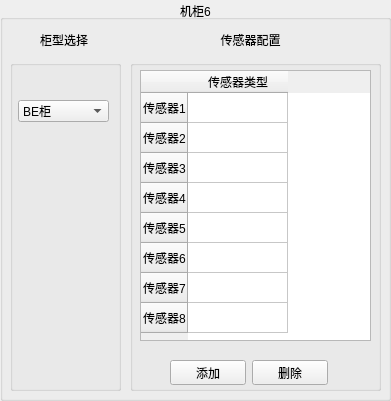
      <widget class="QGroupBox" name="groupBox_114">
       <property name="geometry">
        <rect>
         <x>410</x>
         <y>420</y>
         <width>391</width>
         <height>401</height>
        </rect>
       </property>
       <property name="title">
        <string>机柜6</string>
       </property>
       <property name="alignment">
        <set>Qt::AlignCenter</set>
       </property>
       <widget class="QGroupBox" name="groupBox_115">
        <property name="geometry">
         <rect>
          <x>710</x>
          <y>0</y>
          <width>211</width>
          <height>281</height>
         </rect>
        </property>
        <property name="title">
         <string>机柜1</string>
        </property>
       </widget>
       <widget class="QGroupBox" name="groupBox_116">
        <property name="geometry">
         <rect>
          <x>470</x>
          <y>0</y>
          <width>211</width>
          <height>281</height>
         </rect>
        </property>
        <property name="title">
         <string>机柜1</string>
        </property>
       </widget>
       <widget class="QGroupBox" name="groupBox_117">
        <property name="geometry">
         <rect>
          <x>10</x>
          <y>60</y>
          <width>111</width>
          <height>331</height>
         </rect>
        </property>
        <property name="title">
         <string/>
        </property>
        <widget class="QComboBox" name="Cabinet_comboBox_4853_master_c6">
         <property name="geometry">
          <rect>
           <x>8</x>
           <y>40</y>
           <width>91</width>
           <height>22</height>
          </rect>
         </property>
         <item>
          <property name="text">
           <string>BE柜</string>
          </property>
         </item>
         <item>
          <property name="text">
           <string>C柜</string>
          </property>
         </item>
         <item>
          <property name="text">
           <string>D柜</string>
          </property>
         </item>
         <item>
          <property name="text">
           <string>V柜</string>
          </property>
         </item>
         <item>
          <property name="text">
           <string>696CBBR柜</string>
          </property>
         </item>
         <item>
          <property name="text">
           <string>696CB柜</string>
          </property>
         </item>
         <item>
          <property name="text">
           <string>DE柜</string>
          </property>
         </item>
         <item>
          <property name="text">
           <string>F柜</string>
          </property>
         </item>
         <item>
          <property name="text">
           <string>M柜</string>
          </property>
         </item>
         <item>
          <property name="text">
           <string>PT柜</string>
          </property>
         </item>
         <item>
          <property name="text">
           <string>PTC500柜</string>
          </property>
         </item>
         <item>
          <property name="text">
           <string>PTC600柜</string>
          </property>
         </item>
         <item>
          <property name="text">
           <string>SL柜</string>
          </property>
         </item>
         <item>
          <property name="text">
           <string>SV25SV20柜</string>
          </property>
         </item>
         <item>
          <property name="text">
           <string>SV柜</string>
          </property>
         </item>
         <item>
          <property name="text">
           <string>V25V20柜</string>
          </property>
         </item>
        </widget>
        <widget class="QLabel" name="picture_lable_4853_master_c6">
         <property name="geometry">
          <rect>
           <x>20</x>
           <y>70</y>
           <width>71</width>
           <height>211</height>
          </rect>
         </property>
         <property name="text">
          <string/>
         </property>
        </widget>
       </widget>
       <widget class="QTableWidget" name="tableWidget_4853_master_c6">
        <property name="geometry">
         <rect>
          <x>140</x>
          <y>70</y>
          <width>231</width>
          <height>271</height>
         </rect>
        </property>
        <property name="lineWidth">
         <number>1</number>
        </property>
        <property name="autoScrollMargin">
         <number>16</number>
        </property>
        <row>
         <property name="text">
          <string>传感器1</string>
         </property>
        </row>
        <row>
         <property name="text">
          <string>传感器2</string>
         </property>
        </row>
        <row>
         <property name="text">
          <string>传感器3</string>
         </property>
        </row>
        <row>
         <property name="text">
          <string>传感器4</string>
         </property>
        </row>
        <row>
         <property name="text">
          <string>传感器5</string>
         </property>
        </row>
        <row>
         <property name="text">
          <string>传感器6</string>
         </property>
        </row>
        <row>
         <property name="text">
          <string>传感器7</string>
         </property>
        </row>
        <row>
         <property name="text">
          <string>传感器8</string>
         </property>
        </row>
        <column>
         <property name="text">
          <string>传感器类型</string>
         </property>
        </column>
       </widget>
       <widget class="QLabel" name="label_89">
        <property name="geometry">
         <rect>
          <x>200</x>
          <y>30</y>
          <width>101</width>
          <height>20</height>
         </rect>
        </property>
        <property name="text">
         <string>传感器配置</string>
        </property>
        <property name="alignment">
         <set>Qt::AlignCenter</set>
        </property>
       </widget>
       <widget class="QLabel" name="label_90">
        <property name="geometry">
         <rect>
          <x>40</x>
          <y>30</y>
          <width>54</width>
          <height>20</height>
         </rect>
        </property>
        <property name="text">
         <string>柜型选择</string>
        </property>
       </widget>
       <widget class="QGroupBox" name="groupBox_118">
        <property name="geometry">
         <rect>
          <x>130</x>
          <y>60</y>
          <width>251</width>
          <height>331</height>
         </rect>
        </property>
        <property name="title">
         <string/>
        </property>
        <widget class="QWidget" name="layoutWidget_28">
         <property name="geometry">
          <rect>
           <x>40</x>
           <y>300</y>
           <width>158</width>
           <height>25</height>
          </rect>
         </property>
         <layout class="QHBoxLayout" name="horizontalLayout_65">
          <item>
           <widget class="QPushButton" name="addBt_4853_master_c6">
            <property name="text">
             <string>添加</string>
            </property>
           </widget>
          </item>
          <item>
           <widget class="QPushButton" name="deleteBt_4853_master_c6">
            <property name="text">
             <string>删除</string>
            </property>
           </widget>
          </item>
         </layout>
        </widget>
       </widget>
       <zorder>groupBox_118</zorder>
       <zorder>groupBox_115</zorder>
       <zorder>groupBox_116</zorder>
       <zorder>groupBox_117</zorder>
       <zorder>tableWidget_4853_master_c6</zorder>
       <zorder>label_89</zorder>
       <zorder>label_90</zorder>
      </widget>
